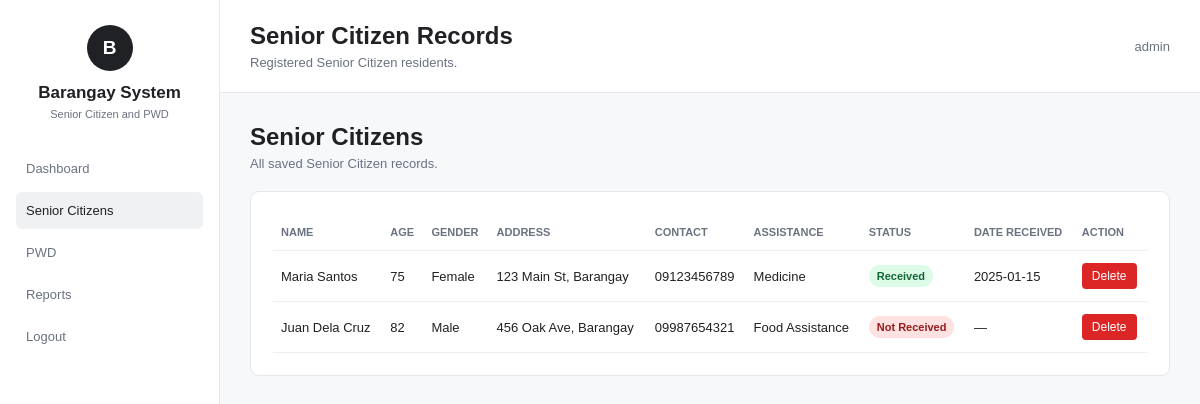
The page /senior-citizen.php (signed in) on the database its author committed.
### tables this page shows
CREATE TABLE IF NOT EXISTS residents (
  id INT AUTO_INCREMENT PRIMARY KEY,
  full_name VARCHAR(150) NOT NULL,
  age INT,
  gender VARCHAR(20),
  address TEXT,
  contact_number VARCHAR(20),
  category VARCHAR(50) NOT NULL COMMENT 'Senior Citizen, PWD',
  disability_type VARCHAR(100),
  assistance_needed VARCHAR(150),
  assistance_status VARCHAR(50) DEFAULT 'Not Received' COMMENT 'Received, Not Received',
  assistance_date DATE,
  created_at TIMESTAMP DEFAULT CURRENT_TIMESTAMP,
  updated_at TIMESTAMP DEFAULT CURRENT_TIMESTAMP ON UPDATE CURRENT_TIMESTAMP
);

### senior-citizen.php (the view, shortened to what this page needs)
<?php
require_once "db.php";
$statement = $pdo->prepare("
    SELECT
        id,
        full_name,
        age,
        gender,
        address,
        contact_number,
        assistance_needed,
        assistance_status,
        assistance_date
    FROM residents
    WHERE category = 'Senior Citizen'
    ORDER BY created_at DESC
");
$statement->execute();
$residents = $statement->fetchAll();
?>
<!DOCTYPE html>
<html lang="en">
<head>
    <link rel="stylesheet" href="style.css">
</head>
<body>
<div class="layout">
    <aside class="sidebar" id="sidebar">
        <div class="brand">
            <div class="sidebar-logo">B</div>
            <h2>Barangay System</h2>
            <p>Senior Citizen and PWD</p>
        </div>
        <nav class="nav">
            <a href="dashboard.php">Dashboard</a>
            <a href="senior-citizen.php" class="active">
                Senior Citizens
            </a>
            <a href="pwd.php">PWD</a>
            <a href="reports.php">Reports</a>
            <a href="logout.php">Logout</a>
        </nav>
    </aside>
    <main class="main">
        <header class="topbar">
            <div>
                <h1>Senior Citizen Records</h1>
                <p>Registered Senior Citizen residents.</p>
            </div>
            <span>
                <?= htmlspecialchars(
                    $_SESSION["username"],
                    ENT_QUOTES,
                    "UTF-8"
                ); ?>
            </span>
        </header>
        <section class="page-container">
            <div class="page-header">
                <div>
                    <h1>Senior Citizens</h1>
                    <p>All saved Senior Citizen records.</p>
                </div>
            </div>
            <div class="panel table-wrapper">
                <table>
                    <thead>
                        <tr>
                            <th>Name</th>
                            <th>Age</th>
                            <th>Gender</th>
                            <th>Address</th>
                            <th>Contact</th>
                            <th>Assistance</th>
                            <th>Status</th>
                            <th>Date Received</th>
                            <th>Action</th>
                        </tr>
                    </thead>
                    <tbody>
                        <?php if (empty($residents)): ?>
                            <tr>
                                <td colspan="9">
                                    No Senior Citizen records yet.
                                </td>
                            </tr>
                        <?php else: ?>
                            <?php foreach ($residents as $resident): ?>
                                <?php
                                $status = $resident[
                                    "assistance_status"
                                ] ?: "Not Received";
                                $status_class =
                                    $status === "Received"
                                        ? "status-received"
                                        : "status-not-received";
                                ?>
                                <tr>
                                    <td>
                                        <?= htmlspecialchars(
                                            $resident["full_name"],
                                            ENT_QUOTES,
                                            "UTF-8"
                                        ); ?>
                                    </td>
                                    <td><?= (int) $resident["age"]; ?></td>
                                    <td>
                                        <?= htmlspecialchars(
                                            $resident["gender"],
                                            ENT_QUOTES,
                                            "UTF-8"
                                        ); ?>
                                    </td>
                                    <td>
                                        <?= htmlspecialchars(
                                            $resident["address"],
                                            ENT_QUOTES,
                                            "UTF-8"
                                        ); ?>
                                    </td>
                                    <td>
                                        <?= htmlspecialchars(
                                            $resident["contact_number"] ?: "—",
                                            ENT_QUOTES,
                                            "UTF-8"
                                        ); ?>
                                    </td>
                                    <td>
                                        <?= htmlspecialchars(
                                            $resident["assistance_needed"]
                                                ?: "None",
                                            ENT_QUOTES,
                                            "UTF-8"
                                        ); ?>
                                    </td>
                                    <td>
                                        <span class="status <?= $status_class; ?>">
                                            <?= htmlspecialchars(
                                                $status,
                                                ENT_QUOTES,
                                                "UTF-8"
                                            ); ?>
                                        </span>
                                    </td>
                                    <td>
                                        <?= htmlspecialchars(
                                            $resident["assistance_date"]
                                                ?: "—",
                                            ENT_QUOTES,
                                            "UTF-8"
                                        ); ?>
                                    </td>
                                    <td>
                                        <form
                                            method="POST"
                                            onsubmit="return confirm('Delete this resident?');"
                                            style="display:inline;"
                                        >
                                            <button
                                                type="submit"
                                                class="delete-button"
                                            >
                                                Delete
                                            </button>
                                        </form>
                                    </td>
                                </tr>
                            <?php endforeach; ?>
                        <?php endif; ?>
                    </tbody>
                </table>
            </div>
        </section>
    </main>
</div>
</body>
</html>

### style.css (style rules this page uses)
* { box-sizing: border-box; margin: 0; padding: 0; font-family: Arial, sans-serif; }
body { min-height: 100vh; background: #f7f8fa; color: #202124; }
a { color: #202124; }
button, input, select, textarea { font: inherit; }
.login-logo, .sidebar-logo { width: 52px; height: 52px; margin: 0 auto 16px; display: flex; align-items: center; justify-content: center; border-radius: 50%; background: #202124; color: #ffffff; font-size: 22px; font-weight: bold; }
.delete-button { padding: 6px 10px; border: none; border-radius: 4px; background: #dc2626; color: #ffffff; font-size: 12px; cursor: pointer; transition: background 0.2s ease; }
.layout { display: flex; min-height: 100vh; }
.sidebar { position: fixed; z-index: 10; width: 220px; min-height: 100vh; padding: 25px 16px; background: #ffffff; border-right: 1px solid #e5e7eb; }
.brand { margin-bottom: 30px; text-align: center; }
.sidebar-logo { width: 46px; height: 46px; margin-bottom: 12px; font-size: 19px; }
.brand h2 { font-size: 17px; }
.brand p { margin-top: 5px; color: #6b7280; font-size: 11px; }
.nav a { display: block; padding: 11px 10px; margin-bottom: 5px; border-radius: 6px; color: #6b7280; text-decoration: none; font-size: 13px; transition: background 0.2s ease, color 0.2s ease; }
.nav a:hover, .nav a.active { background: #f0f1f3; color: #202124; }
.main { width: calc(100% - 220px); min-height: 100vh; margin-left: 220px; }
.topbar { display: flex; align-items: center; justify-content: space-between; padding: 22px 30px; background: #ffffff; border-bottom: 1px solid #e5e7eb; }
.topbar h1 { margin-bottom: 5px; font-size: 24px; }
.topbar p { color: #6b7280; font-size: 13px; }
.topbar span { color: #6b7280; font-size: 13px; }
.content, .page-container, .form-page { padding: 30px; }
.page-header { display: flex; align-items: center; justify-content: space-between; gap: 15px; margin-bottom: 20px; }
.page-header h1 { margin-bottom: 5px; font-size: 24px; }
.page-header p { color: #6b7280; font-size: 13px; }
.panel { padding: 22px; background: #ffffff; border: 1px solid #e5e7eb; border-radius: 9px; }
.table-wrapper { overflow-x: auto; }
table { width: 100%; min-width: 700px; border-collapse: collapse; }
th, td { padding: 12px 8px; border-bottom: 1px solid #eeeeee; text-align: left; font-size: 13px; vertical-align: middle; }
th { color: #6b7280; font-size: 11px; text-transform: uppercase; white-space: nowrap; }
.status { display: inline-block; padding: 5px 8px; border-radius: 999px; font-size: 11px; font-weight: bold; white-space: nowrap; }
.status-received { background: #dcfce7; color: #166534; }
.status-not-received { background: #fee2e2; color: #991b1b; }

### rows shown on the page
residents: full_name "Maria Santos", age "75", gender "Female", address "123 Main St, Barangay", contact_number "09123456789", assistance_needed "Medicine", assistance_status "Received", assistance_date "2025-01-15"
residents: full_name "Juan Dela Cruz", age "82", gender "Male", address "456 Oak Ave, Barangay", contact_number "09987654321", assistance_needed "Food Assistance", assistance_status "Not Received", assistance_date "—"

### other values the page prints
$_SESSION["username"] "admin"
